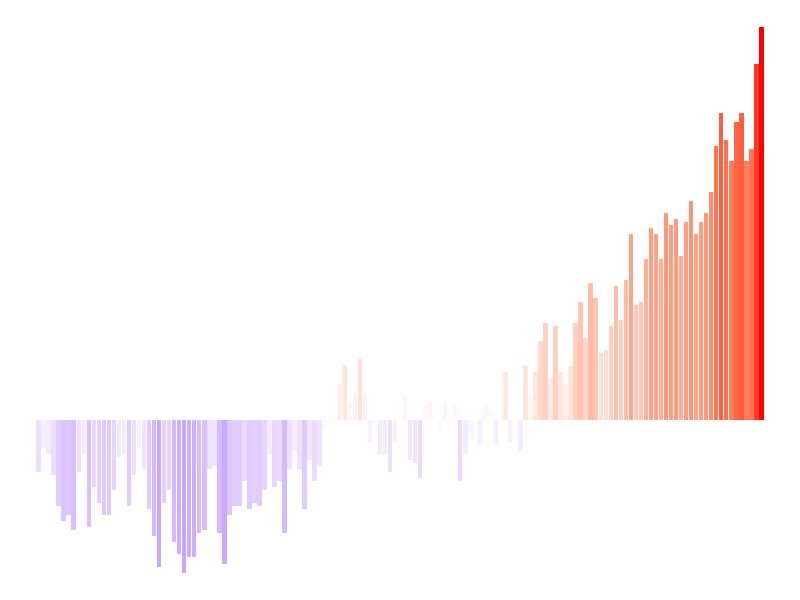
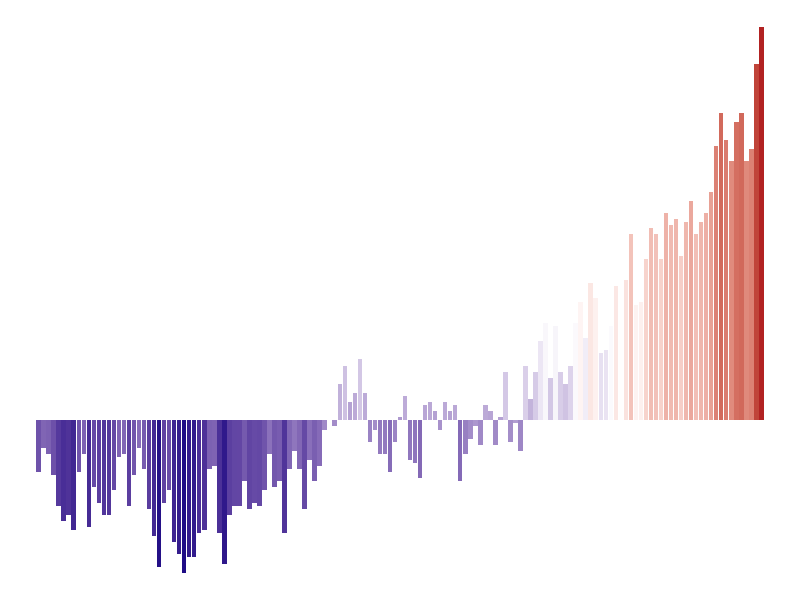

These figures' R source, in order:
library(tidyverse)
library(RColorBrewer)

read_csv("data/GLB.Ts+dSST.csv", skip = 1, na = "***") %>% 
  select(year = Year, t_diff = `J-D`) %>% 
  drop_na() %>% 
  ggplot(aes(year, t_diff, fill = t_diff)) +
  geom_col(show.legend = FALSE)+
  scale_fill_gradient2(low = "blue", mid = "white", high = "red", midpoint = 0) +
  theme_void()


library(tidyverse)
library(scales)

data <- read_csv("data/GLB.Ts+dSST.csv", skip = 1, na = "***") %>% 
  select(year = Year, t_diff = `J-D`) %>% 
  drop_na()

# Create a combined scale: normalize both t_diff and year
data <- data %>% 
  mutate(
    temp_scaled = rescale(t_diff, to = c(-1, 1)),
    year_scaled = rescale(year, to = c(0, 1)),
    # Blend them: 80% temp, 20% year tint
    blend_value = 0.8 * temp_scaled + 0.2 * (year_scaled - 0.5)
  )

ggplot(data, aes(year, t_diff, fill = blend_value)) +
  geom_col(show.legend = FALSE) +
  scale_fill_gradient2(low = "navy", mid = "white", high = "firebrick", midpoint = 0) +
  theme_void()


